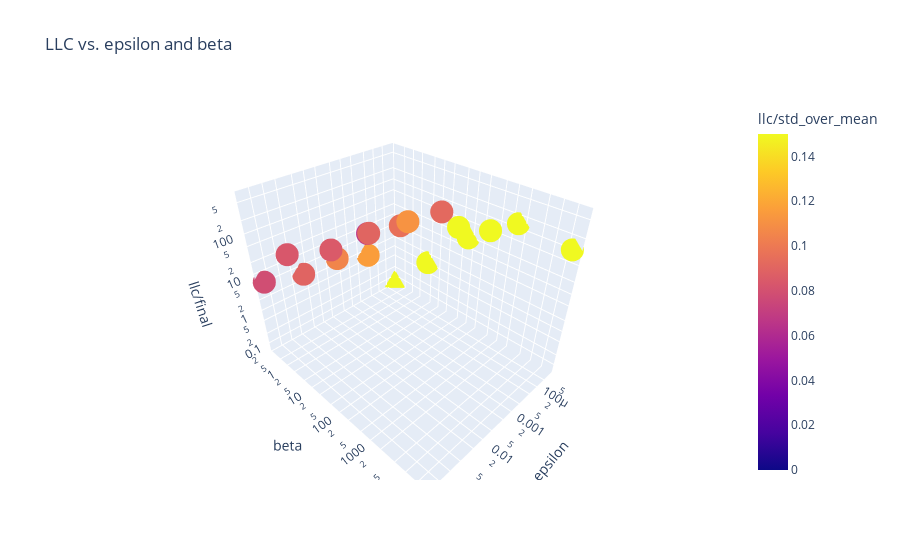

The code cell stored with this chart in its notebook:
### Code cell
analyzer.plot()

### Figure 1 — Plotly figure (JSON) as saved in the notebook; plotly's stock layout.template omitted (floating-point values rounded to 4 significant figures)
{"data": [{"hovertemplate": "epsilon=%{x}<br>beta=%{y}<br>llc/final=%{z}<br>llc/std_over_mean=%{marker.color}<extra></extra>", "legendgroup": "", "marker": {"color": [0.2167, 0.1915, 0.2271, 0.1858, 0.3625, 0.1157, 0.09575, 0.09196, 0.1945, 18.57, 0.105, 0.0643, 0.1115, 0.351, 0.08951, 0.0846, 0.09001, 0.07863, 0.08333], "coloraxis": "coloraxis", "symbol": "circle"}, "mode": "markers", "name": "", "scene": "scene", "showlegend": false, "type": "scatter3d", "x": [3e-05, 3e-05, 3e-05, 3e-05, 3e-05, 0.0003, 0.0003, 0.0003, 0.0003, 0.0003, 0.003, 0.003, 0.003, 0.003, 0.03, 0.03, 0.03, 0.3, 0.3], "y": [0.2638, 4.691, 83.42, 1483.0, 26380.0, 0.2638, 4.691, 83.42, 1483.0, 26380.0, 0.2638, 4.691, 83.42, 1483.0, 0.2638, 4.691, 83.42, 0.2638, 4.691], "z": [0.075, 1.299, 21.95, 144.5, 111.7, 1.709, 36.86, 220.8, 235.0, -61.0, 3.645, 55.18, 298.2, 646.0, 3.611, 54.57, 398.6, 6.475, 111.5]}], "layout": {"coloraxis": {"cmax": 0.15, "cmin": 0, "colorbar": {"title": {"text": "llc/std_over_mean"}}, "colorscale": [[0, "#0d0887"], [0.1111, "#46039f"], [0.2222, "#7201a8"], [0.3333, "#9c179e"], [0.4444, "#bd3786"], [0.5556, "#d8576b"], [0.6667, "#ed7953"], [0.7778, "#fb9f3a"], [0.8889, "#fdca26"], [1, "#f0f921"]]}, "legend": {"tracegroupgap": 0}, "scene": {"domain": {"x": [0, 1], "y": [0, 1]}, "xaxis": {"title": {"text": "epsilon"}, "type": "log"}, "yaxis": {"title": {"text": "beta"}, "type": "log"}, "zaxis": {"title": {"text": "llc/final"}, "type": "log"}}, "title": {"text": "LLC vs. epsilon and beta"}}}
